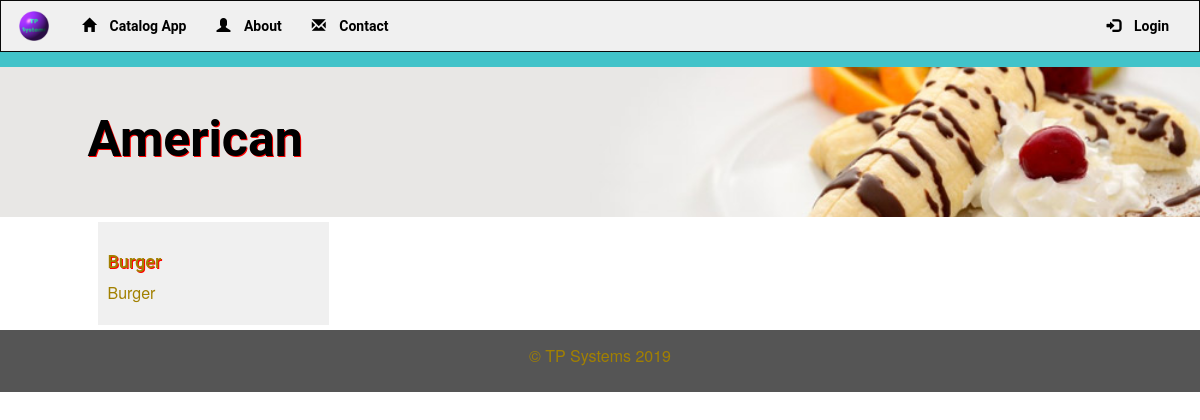
Screenshot of /catalog/2 with the database file from the repository.
### database_setup.py (models this page shows, shortened)
class Catalog(Base):
    __tablename__ = 'catalog'
    id = Column(Integer, primary_key=True)
    name = Column(String(250), nullable=False)
    user_id = Column(Integer, ForeignKey('user.id'))
    user = relationship(User)

class DishName(Base):
    __tablename__ = 'dishname'
    name = Column(String(80), nullable=False)
    id = Column(Integer, primary_key=True)
    description = Column(String(250))
    course = Column(String(250))
    region = Column(String(250))
    catalog_id = Column(Integer, ForeignKey('catalog.id'))
    catalog = relationship(Catalog)
    user_id = Column(Integer, ForeignKey('user.id'))
    user = relationship(User)

### catalog_project.py (the view)
@app.route('/catalog/<int:catalog_id>')
def showDish(catalog_id):
    catalogItem = session.query(Catalog).filter_by(id=catalog_id).one()
    creator = getUserInfo(catalogItem.user_id)
    dishItems = session.query(DishName).filter_by(catalog_id=catalog_id).all()
    if ('username' not in login_session):
        return render_template('publicdish.html',
                               dishItems=dishItems,
                               catalog=catalogItem,
                               creator=creator)
    else:
        return render_template('dish.html',
                               dishItems=dishItems,
                               catalog=catalogItem,
                               creator=creator)

### catalog_project.py (called while the page is built)
def getUserInfo(user_id):
    user = session.query(User).filter_by(id=user_id).one()
    return user

### templates/publicdish.html
{% extends "main.html" %}
{% block content %}
	<div class="row divider blue">
		<div class="col-md-12"></div>
	</div>
	<div class="row banner main">
		<div class="col-md-1"></div>
		<div class="col-md-11 padding-none">
			<h1>{{ catalog.name }}</h1>
		</div>
	</div>
	{% if dishItems !=[] %}
		<div class="row">
			<div class="col-md-1"></div>
			<div class="col-md-3">
				{% for i in dishItems %}
					<div class="col-md-10 menu-item">
						<a href = "{{url_for('showRecipe', catalog_id = catalog.id, dishItems_id = i.id)}}">
						<h3>{{i.name}}</h3></a>
						<p>{{i.description}}</p>
					</div>
				{% endfor %}
			</div>
		</div>
	{% endif %}
{% endblock %}

### static/css/main.css (style rules this page uses)
* { font-family: "Helvetica Neue Bold", Roboto, Helvetica, Arial, sans-serif; font-weight: 700; }
h1 { font-family: "Helvetica Neue Light", Roboto, Helvetica, Arial, sans-serif; font-size: 50px; color: #000000; font-weight: bold; text-shadow: 1px 1px red }
h3 { font-size: 18px; color: #A28000; text-shadow: 1px 1px red }
p { font-family: "Helvetica Neue", Roboto, Helvetica, Arial, sans-serif; font-size: 16px; color: #A28000; font-weight: 400; }
a { font-size: 14px; color: #0093B9; line-height: 17px; }
.padding-none { padding: 0; }
.divider { height: 15px; }
.divider.blue { background-color: #42C3C9; }
.banner.main { height: 150px; background: url("/static/images/top-banner.jpg"); background-position: right; background-repeat: no-repeat; background-size: cover; }
.banner h1 { margin: 45px 0; }
.menu-item { background-color: #F0F0F0; padding: 10px; margin: 5px; margin-left: -5px; }

### rows the page displays
Catalog: name "American"
DishName: name "Burger", description "Burger"
